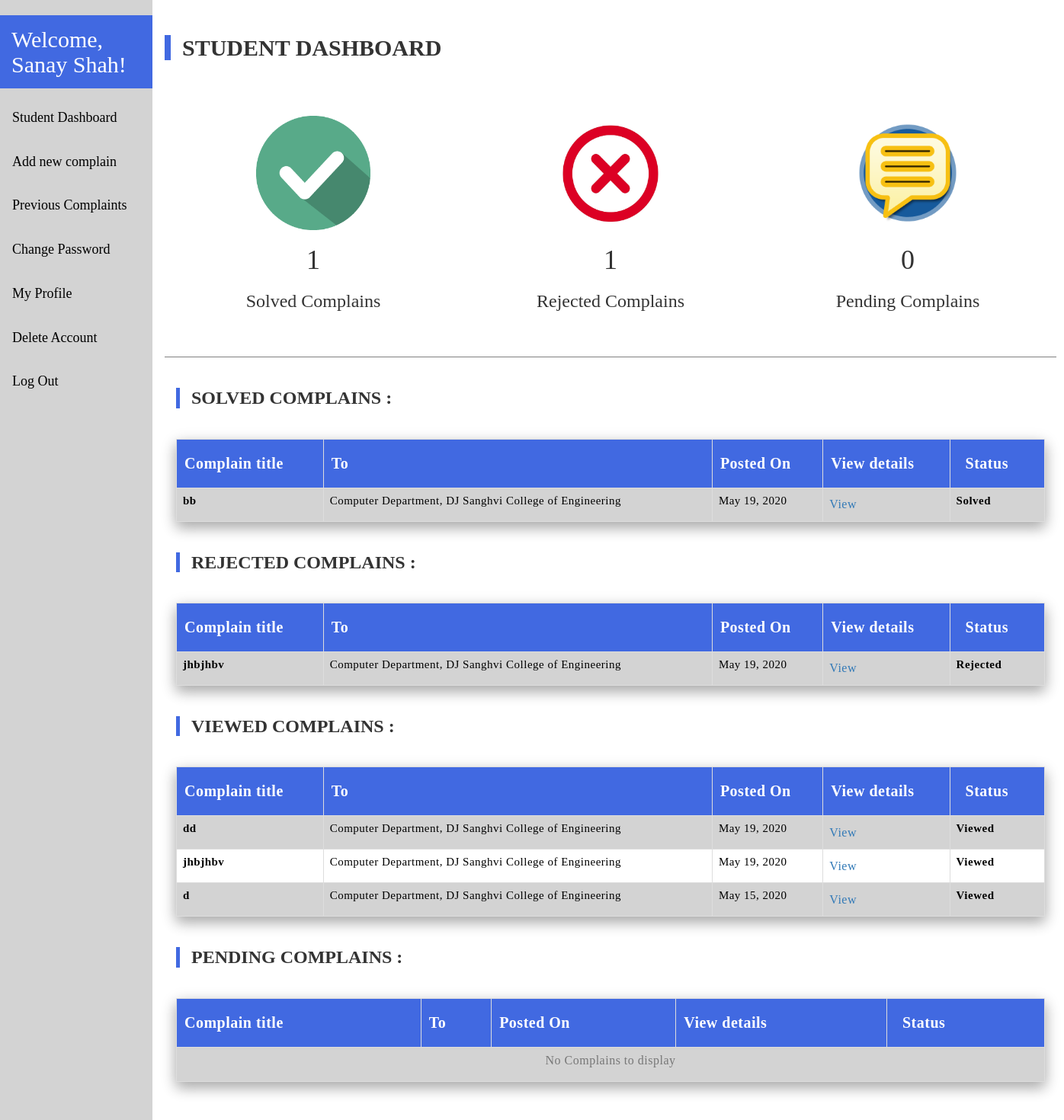
Screenshot of /student/studentdashboard/ (signed in) with the database file from the repository.
### grievance/models.py (models this page shows)
class Complain(models.Model):
    college_choices=(
        ('DJ Sanghvi College of Engineering','DJ Sanghvi College of Engineering'),
        ('KJ Somaiya College of Engineering','KJ Somaiya College of Engineering'),
        ('Thadomal Sahani College of Engineering','Thadomal Sahani College of Engineering'),
        ('Thakur College of Engineering','Thakur College of Engineering'),
        ('Atharva College of Engineering','Atharva College of Engineering'),
        ('Sardar Patel College of Engineering','Sardar Patel College of Engineering'),
        ('VJTI College of Engineering','VJTI College of Engineering'),
    )
    branch_choices=(
        ('Computer','Computer'),
        ('IT','IT'),
        ('EXTC','EXTC'),
        ('ELEX','ELEX'),
        ('Chemical','Chemical'),
        ('Production','Production'),
        ('Bio Med','Bio Med')
    )
    status_choices = {
        ('Pending', 'Pending'),
        ('Viewed', 'Viewed'),
        ('Solved', 'Solved'),
        ('Rejected', 'Rejected')
    }
    related_to_choices={
        ('Management', 'Management'),
        ('Faculty', 'Faculty'),
        ('Security', 'Security'),
        ('Library', 'Library'),
        ('Canteen', 'Canteen')
    }
    complain_heading=models.CharField(max_length=300,default='')
    complain_content=models.TextField()
    receiver=models.ForeignKey(Admin,on_delete=models.CASCADE)
    sender=models.ForeignKey(Student,on_delete=models.CASCADE)
    college=models.CharField(max_length=300,default='',choices=college_choices)
    branch=models.CharField(max_length=300,blank='true', null='true',choices=branch_choices)
    date_posted =models.DateTimeField(default=timezone.now)
    status = models.CharField(choices = status_choices, default='Pending', max_length = 10)
    response = models.TextField(default='')
    related_to = models.CharField(choices = related_to_choices, default='', max_length = 20, verbose_name = 'Complain Related to')
    class Meta:
        ordering=['-date_posted']

### grievance/decorators.py (the view)
    def wrapper_func(request, *args, **kwargs):
        profile = Student.objects.filter(user = request.user).count()
        if profile == 0:
            return redirect('studentProfile')
        else:
            return view_func(request, *args, **kwargs)

### grievance/views.py (called while the page is built)
@login_required(login_url='/login/student/')
@student_required
@studentprofile_required
def studentdashboard(request):
    student= Student.objects.get(user=request.user)
    pcomplains=Complain.objects.filter(sender=student,status='Pending')
    rcomplains=Complain.objects.filter(sender=student,status='Rejected')
    vcomplains=Complain.objects.filter(sender=student,status='Viewed')
    scomplains=Complain.objects.filter(sender=student,status='Solved')
    p=pcomplains.count()
    r=rcomplains.count()
    s=scomplains.count()
    v=vcomplains.count()
    context={
        'student':student,
        'pcomplains':pcomplains,
        'vcomplains':vcomplains,
        'rcomplains':rcomplains,
        'scomplains':scomplains,
        'r':r,
        's':s,
        'p':p,
        'v':v,
    }
    return render(request,'grievance/studentdashboard.html',context)

### grievance/templates/grievance/studentdashboard.html (shortened to what this page needs)
{% extends 'grievance/base.html' %}
{% load crispy_forms_tags %}
{% load static %}
{% block content %}
{% include 'grievance/studentsidebar.html' %}
      <div class="content">
          <h3 class=" container" style="padding-left: 7pxpx;font-weight: bold;border-left: 8px solid royalblue;font-size: 30px;margin-bottom: 15px;margin-top: 45px;font-family: 'Times New Roman', 'Times', serif;">STUDENT DASHBOARD</h3>
          <div class="container" style="text-align: center;padding-top: 5%;padding-bottom: 50px;border-bottom: 1px solid gray;font-family: 'Times New Roman', Times, serif;">
              <div class="row">
                <div class="col-md-4" >
                  <img src="{% static "grievance/images/solved.png" %}" class=""/>
                  <h1><span class="counter">{{s}}</span></h1>
                  <h3>Solved Complains</h3>
                </div>
                <div class="col-md-4" >
                  <img src="{% static "grievance/images/rejected1.jpg" %}"/>
                  <h1><span class="counter">{{r}}</span></h1>
                  <h3>Rejected Complains</h3>
                </div>
                <div class="col-md-4" >
                  <img src="{% static "grievance/images/icon-complaints.png" %}"/>
                  <h1><span class="counter">{{p}}</span></h1>
                  <h3>Pending Complains</h3>
                </div>
              </div>
            </div>
            <div class="container " style="padding-top: 20px;">
              <h3 class="" style="border-left: 5px solid royalblue;font-family: 'Times New Roman', Times, serif;padding-left: 15px;font-weight: bold;margin-bottom: 40px;"> SOLVED COMPLAINS : </h3>
              <table class="button1">
              <tr style="color: white;background-color: royalblue;">
                <th style="padding: 10px;font-size: 20px;">Complain title</th>
                <th style="padding: 10px;font-size: 20px;">To</th>
                <th style="padding: 10px;font-size: 20px;">Posted On</th>
                <th style="padding: 10px;font-size: 20px;">View details</th>
                <th style="padding: 20px;font-size: 20px;">Status</th>
              </tr>
                {% if scomplains %}
              {% for p in scomplains %}
              <tr>
                <td><p style="font-size: 15px;font-weight: bold;">{{p.complain_heading}}</p></td>
                <td><p style="font-size: 15px;">{{p.branch}} Department, {{p.college}}</p></td>
                <td><p style="font-size: 15px;">{{p.date_posted|date:"M d, Y"}}</p></td>
                <td><a href="/studentComplainView/{{p.id}}/">View</a></td>
                <td><p style="font-size: 15px;font-weight: bold;">{{p.status}}</p></td>
              </tr>
              {% endfor %}
            {% else %}
                  <tr >
                      <td colspan="5"><center><p class='text-muted'>No Complains to display</p></center></td>
                  </tr>
            {% endif %}
            </table>
          </div>
          <div class="container " style="padding-top: 20px;">
            <h3 class="" style="border-left: 5px solid royalblue;font-family: 'Times New Roman', Times, serif;padding-left: 15px;font-weight: bold;margin-bottom: 40px;"> REJECTED COMPLAINS : </h3>
            <table class="button1">
            <tr style="color: white;background-color: royalblue;">
              <th style="padding: 10px;font-size: 20px;">Complain title</th>
              <th style="padding: 10px;font-size: 20px;">To</th>
              <th style="padding: 10px;font-size: 20px;">Posted On</th>
              <th style="padding: 10px;font-size: 20px;">View details</th>
              <th style="padding: 20px;font-size: 20px;">Status</th>
            </tr>
            {% if rcomplains %}
            {% for p in rcomplains %}
            <tr>
              <td><p style="font-size: 15px;font-weight: bold;">{{p.complain_heading}}</p></td>
              <td><p style="font-size: 15px;">{{p.branch}} Department, {{p.college}}</p></td>
              <td><p style="font-size: 15px;">{{p.date_posted|date:"M d, Y"}}</p></td>
              <td><a href="/studentComplainView/{{p.id}}/">View</a></td>
              <td><p style="font-size: 15px;font-weight: bold;">{{p.status}}</p></td>
            </tr>
            {% endfor %}
            {% else %}
                  <tr >
                      <td colspan="5"><center><p class='text-muted'>No Complains to display</p></center></td>
                  </tr>
            {% endif %}
          </table>
        </div>
        <div class="container " style="padding-top: 20px;">
          <h3 class="" style="border-left: 5px solid royalblue;font-family: 'Times New Roman', Times, serif;padding-left: 15px;font-weight: bold;margin-bottom: 40px;"> VIEWED COMPLAINS : </h3>
          <table class="button1">
          <tr style="color: white;background-color: royalblue;">
            <th style="padding: 10px;font-size: 20px;">Complain title</th>
            <th style="padding: 10px;font-size: 20px;">To</th>
            <th style="padding: 10px;font-size: 20px;">Posted On</th>
            <th style="padding: 10px;font-size: 20px;">View details</th>
            <th style="padding: 20px;font-size: 20px;">Status</th>
          </tr>
            {% if vcomplains %}
          {% for p in vcomplains %}
          <tr>
            <td><p style="font-size: 15px;font-weight: bold;">{{p.complain_heading}}</p></td>
            <td><p style="font-size: 15px;">{{p.branch}} Department, {{p.college}}</p></td>
            <td><p style="font-size: 15px;">{{p.date_posted|date:"M d, Y"}}</p></td>
            <td><a href="/studentComplainView/{{p.id}}/">View</a></td>
            <td><p style="font-size: 15px;font-weight: bold;">{{p.status}}</p></td>
          </tr>
          {% endfor %}
            {% else %}
                  <tr >
                      <td colspan="5"><center><p class='text-muted'>No Complains to display</p></center></td>
                  </tr>
            {% endif %}
        </table>
      </div>
      <div class="container " style="padding-top: 20px;padding-bottom: 50px;">
        <h3 class="" style="border-left: 5px solid royalblue;font-family: 'Times New Roman', Times, serif;padding-left: 15px;font-weight: bold;margin-bottom: 40px;"> PENDING COMPLAINS : </h3>
        <table class="button1">
        <tr style="color: white;background-color: royalblue;">
          <th style="padding: 10px;font-size: 20px;">Complain title</th>
          <th style="padding: 10px;font-size: 20px;">To</th>
          <th style="padding: 10px;font-size: 20px;">Posted On</th>
          <th style="padding: 10px;font-size: 20px;">View details</th>
          <th style="padding: 20px;font-size: 20px;">Status</th>
        </tr>
            {% if pcomplains %}
        {% for p in pcomplains %}
        <tr>
          <td><p style="font-size: 15px;font-weight: bold;">{{p.complain_heading}}</p></td>
          <td><p style="font-size: 15px;">{{p.branch}} Department, {{p.college}}</p></td>
          <td><p style="font-size: 15px;">{{p.date_posted|date:"M d, Y"}}</p></td>
          <td><a href="/studentComplainView/{{p.id}}/">View</a></td>
          <td><p style="font-size: 15px;font-weight: bold;">{{p.status}}</p></td>
        </tr>
        {% endfor %}
            {% else %}
                  <tr >
                      <td colspan="5"><center><p class='text-muted'>No Complains to display</p></center></td>
                  </tr>
            {% endif %}
      </table>
    </div>
</div>
{% endblock %}

### grievance/templates/grievance/base.html (shortened to what this page needs)
<html>
    <head>
  <link rel="stylesheet" href="https://maxcdn.bootstrapcdn.com/bootstrap/3.4.1/css/bootstrap.min.css">
<link rel="stylesheet" href="https://maxcdn.bootstrapcdn.com/bootstrap/3.3.7/css/bootstrap.min.css">
<link rel="stylesheet" href="https://maxcdn.bootstrapcdn.com/bootstrap/3.3.7/css/bootstrap-theme.min.css">
</head>
<body>
    {% block content %}{% endblock content %}
</body>
</html>

### grievance/templates/grievance/studentsidebar.html (shortened to what this page needs)
<div class="" style="font-family: 'Times New Roman', Times, serif;">
  <div class="sidebar">
      <h2 >Welcome, {{user.first_name}} {{user.last_name}}!</h2>
      <a  href={% url 'studentdashboard' %}>Student Dashboard</a>
      <a href={% url "addComplain" %}>Add new complain</a>
      <a href={% url "previousComplaints" %}>Previous Complaints</a>
        <a href={% url "password_change" %}>Change Password</a>
      <a href={% url "studentProfileView" %}>My Profile</a>
      <a href='myModal6969' data-toggle="modal" data-target="#myModal6969">Delete Account</a>
      <a href='myModal69' data-toggle="modal" data-target="#myModal69">Log Out</a>
    </div>
</div>

### grievance/templates/grievance/base.html (style rules this page uses)
.button1 { box-shadow: 0 8px 16px 0 rgba(0,0,0,0.2), 0 6px 20px 0 rgba(0,0,0,0.19); }
body { background-color: white; }

### grievance/templates/grievance/studentsidebar.html (style rules this page uses)
.sidebar { margin: 0; padding: 0; width: 200px; background-color:lightgray; position: fixed; height: 100%; overflow: auto; }
.sidebar a { display: block; color: black; padding: 16px; text-decoration: none; font-size: 18px; }
.sidebar h2 { display: block; color: white; padding: 15px; background-color: royalblue; }
div.content { margin-left: 200px; padding: 1px 16px; height: 1000px; }

### grievance/templates/grievance/studentdashboard.html (style rules this page uses)
table { font-family: 'Times New Roman', Times, serif; border-collapse: collapse; width: 100%; }
td, th { border: 1px solid #dddddd; text-align: left; padding: 8px; letter-spacing: 0.5px }
tr:nth-child(even) { background-color: lightgray; color: black; }
tr:nth-child(odd) { background-color: white; color: black; }
img { width: 150px; height: 150px; }

### rows the page displays
Complain: complain_heading "bb", branch "Computer", college "DJ Sanghvi College of Engineering", date_posted "May 19, 2020", status "Solved"
Complain: complain_heading "jhbjhbv", branch "Computer", college "DJ Sanghvi College of Engineering", date_posted "May 19, 2020", status "Rejected"
Complain: complain_heading "dd", branch "Computer", college "DJ Sanghvi College of Engineering", date_posted "May 19, 2020", status "Viewed"
Complain: complain_heading "jhbjhbv", branch "Computer", college "DJ Sanghvi College of Engineering", date_posted "May 19, 2020", status "Viewed"
Complain: complain_heading "d", branch "Computer", college "DJ Sanghvi College of Engineering", date_posted "May 15, 2020", status "Viewed"

### other values shown
{{ user.first_name }} "Sanay"
{{ user.last_name }} "Shah"
{{ s }} "1"
{{ r }} "1"
{{ p }} "0"
